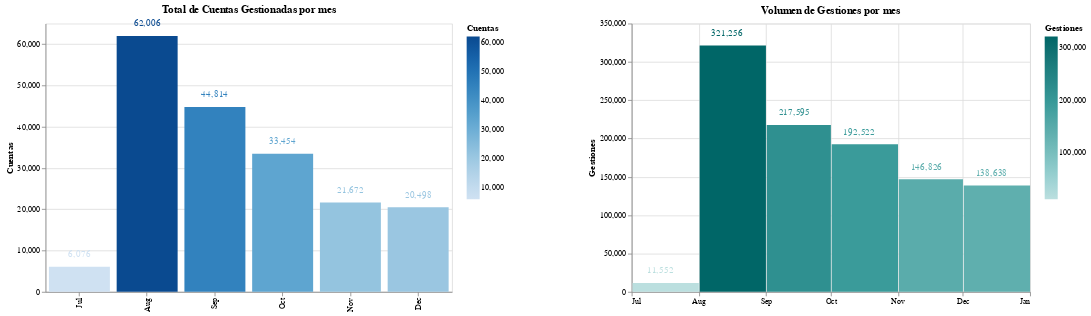

Here is the notebook cell this chart was saved with:
### Code cell
# importamos spacing de numpy para la separación de gráficas
from numpy import spacing

bar = alt.Chart(df_ctas_mes).mark_bar().encode(
    y= alt.Y("IdCtaDesp", title="Cuentas"),
    x= alt.X("Mes", title = "",sort=['Mes']),
    color = alt.Color('IdCtaDesp', title = "Cuentas", scale = alt.Scale( scheme = "blues")),
    tooltip=[alt.Tooltip('IdCtaDesp',title="Cuentas")]
).properties(
    title="Total de Cuentas Gestionadas por mes",
    width=500
)

text_c1 = bar.mark_text(
    dx=0,
    dy=-15
).encode( 
    text=alt.Text('IdCtaDesp',format=",.0f") 
)

c1 = bar + text_c1

bar = alt.Chart(df_totales).mark_bar().encode(
    alt.X("Fecha",title="",timeUnit='month'),
    alt.Y('total',title="Gestiones"),
    color = alt.Color('total', title = "Gestiones", scale = alt.Scale( scheme = "teals")),
).properties(
    title="Volumen de Gestiones por mes",
    
)

text_c2 = bar.mark_text(
    dx=35,
    dy=-15
).encode( 
    text=alt.Text('total',format=",.0f") 
)

c2 = bar + text_c2

combined = alt.hconcat(
    c1.properties(
        width=490,
        height=330), 
    c2.properties(
        width=490,
        height=330
    )
).resolve_scale(
    color='independent'
).properties(
    spacing=100
)

combined
